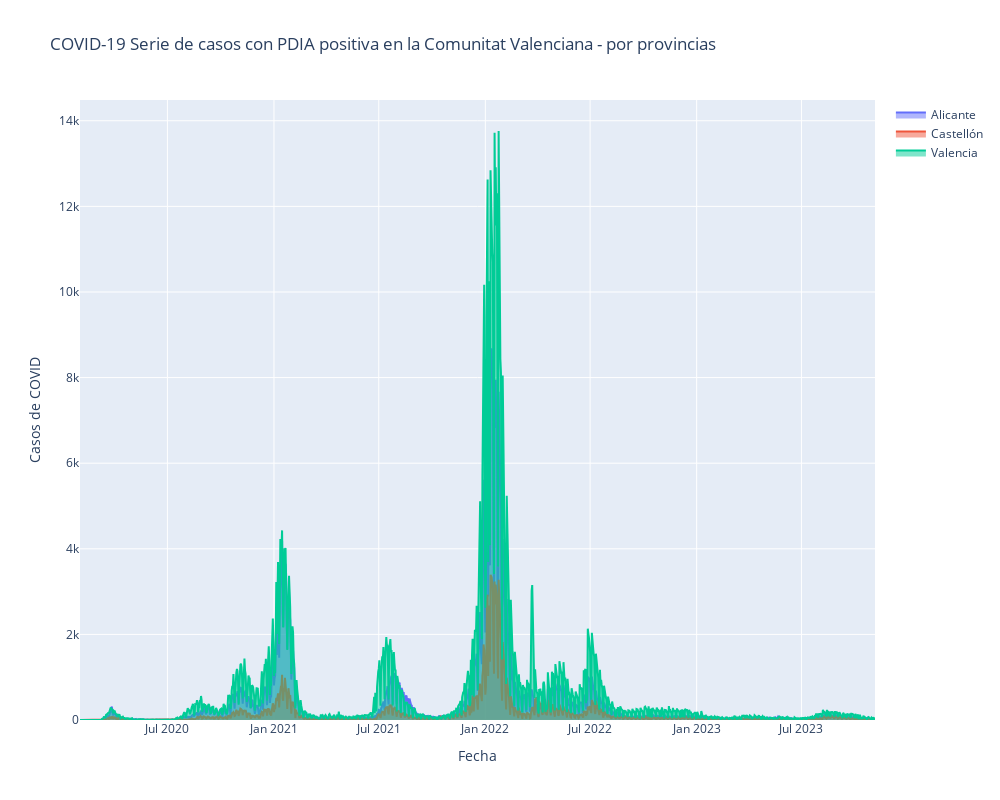

Notebook source saved alongside this figure:
### Markdown cell above
## Representación de los datos

### Code cell
# Crear el gráfico de horizonte con plotly
fig = go.Figure()

fig.add_trace(go.Scatter(x=df[COLUMNAS[0]], y=df[COLUMNAS[COL_ALICANTE]], fill='tozeroy', name='Alicante'))
fig.add_trace(go.Scatter(x=df[COLUMNAS[0]], y=df[COLUMNAS[COL_CASTELLON]], fill='tozeroy', name='Castellón'))
fig.add_trace(go.Scatter(x=df[COLUMNAS[0]], y=df[COLUMNAS[COL_VALENCIA]], fill='tozeroy', name='Valencia'))

# Personalizar el diseño
fig.update_layout(
    title='COVID-19 Serie de casos con PDIA positiva en la Comunitat Valenciana - por provincias',
    xaxis_title='Fecha',
    yaxis_title='Casos de COVID',
    width=1000,  
    height=800  
)

# Mostrar el gráfico
fig.show()

### Figure 1 — Plotly figure (JSON) as saved in the notebook; plotly's stock layout.template omitted (floating-point values rounded to 4 significant figures; data arrays with more than 128 entries replaced by an {"elided": "..."} marker saying what was removed)
{"data": [{"fill": "tozeroy", "name": "Alicante", "type": "scatter", "x": {"elided": "1374 str values"}, "y": {"elided": "1374 int values"}}, {"fill": "tozeroy", "name": "Castellón", "type": "scatter", "x": {"elided": "1374 str values"}, "y": {"elided": "1374 int values"}}, {"fill": "tozeroy", "name": "Valencia", "type": "scatter", "x": {"elided": "1374 str values"}, "y": {"elided": "1374 int values"}}], "layout": {"height": 800, "title": {"text": "COVID-19 Serie de casos con PDIA positiva en la Comunitat Valenciana - por provincias"}, "width": 1000, "xaxis": {"title": {"text": "Fecha"}}, "yaxis": {"title": {"text": "Casos de COVID"}}}}
